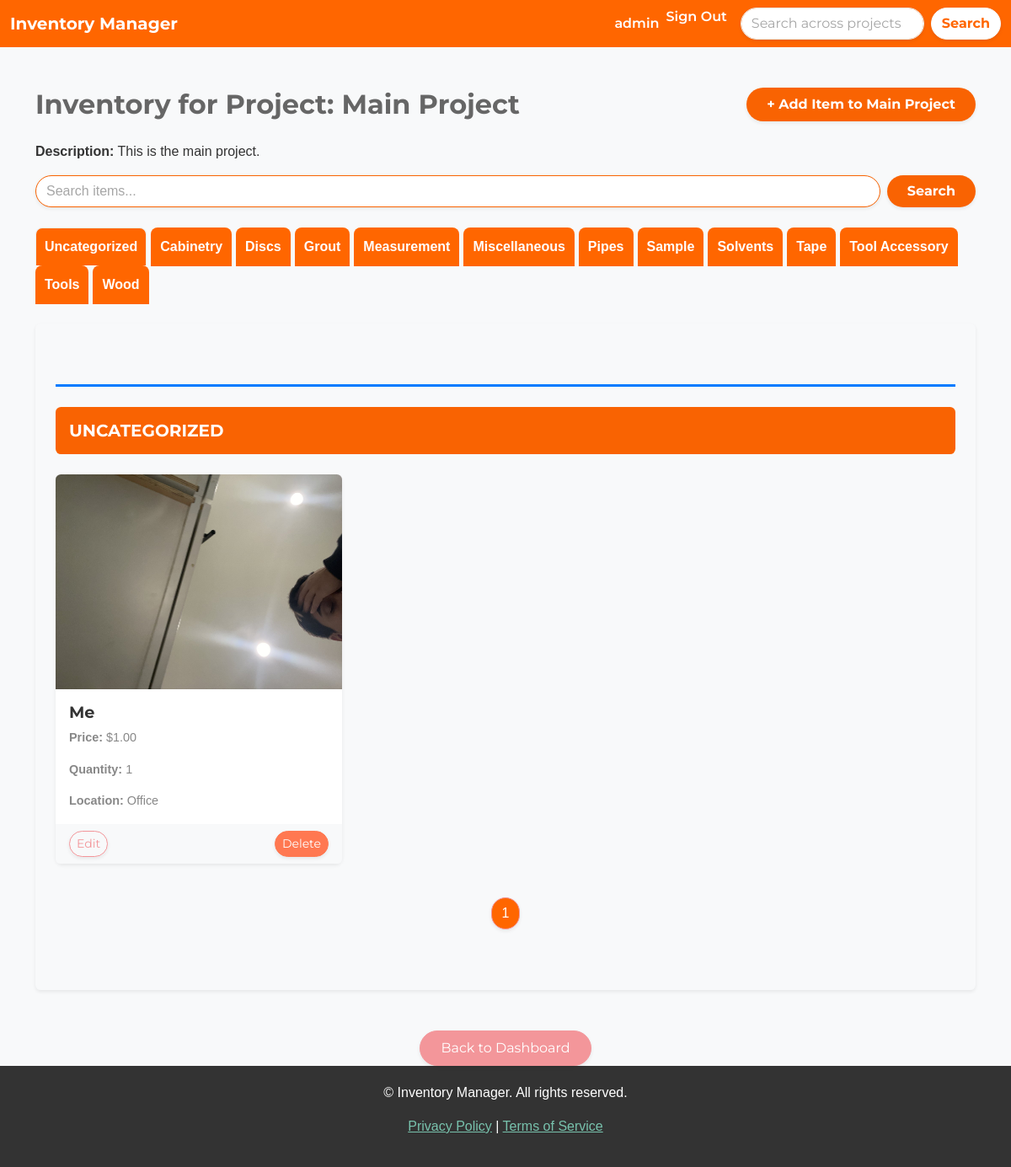
/project/7/inventory/ (signed in), run on the app's committed database.
### inventory/models.py (models this page shows, shortened)
class Project(models.Model):
	name = models.CharField(max_length=200)
	description = models.TextField(blank=True, null=True)
	user = models.ForeignKey(User, on_delete=models.CASCADE)
	date_created = models.DateTimeField(auto_now_add=True)

class Category(models.Model):
    name = models.CharField(max_length=200)
    class Meta:
        verbose_name_plural = 'categories'
        ordering = ['name']  # Ensure categories are listed in alphabetical order

class InventoryItem(models.Model):
    name = models.CharField(max_length=200)
    quantity = models.IntegerField()
    category = models.ForeignKey('Category', on_delete=models.SET_NULL, blank=True, null=True)
    price = models.DecimalField(max_digits=10, decimal_places=2, blank=True, null=True)
    date_created = models.DateTimeField(auto_now_add=True)
    user = models.ForeignKey(User, on_delete=models.CASCADE)
    project = models.ForeignKey(Project, on_delete=models.CASCADE, related_name="inventory_items", blank=False, null=False)
    image = models.ImageField(upload_to='inventory_images/', null=True, blank=True)
    location = models.ForeignKey('Location', on_delete=models.SET_NULL, blank=True, null=True)

class Location(models.Model):
    name = models.CharField(max_length=100)

### inventory/views.py (the view)
# urls.py: path('project/<int:project_id>/inventory/', ProjectInventoryView.as_view(), name='project_inventory'),  # Inventory page for each project
class ProjectInventoryView(LoginRequiredMixin, View):
    template_name = 'inventory/project_inventory.html'
    def get(self, request, project_id):
        project = get_object_or_404(Project, id=project_id)
        search_query = request.GET.get('search', '')
        items = InventoryItem.objects.filter(project=project)
        if search_query:
            items = items.filter(name__icontains=search_query)
        items = items.order_by('category__name', 'name')
        paginated_inventory = {}
        items_per_page = 9
        for item in items:
            category = item.category.name if item.category else 'Uncategorized'
            if category not in paginated_inventory:
                paginated_inventory[category] = []
            paginated_inventory[category].append(item)
        category_pages = {}
        active_category = request.GET.get('active_category', list(paginated_inventory.keys())[0])  # Default to first category
        for category, item_list in paginated_inventory.items():
            paginator = Paginator(item_list, items_per_page)
            page_number = request.GET.get(f'page_{category}', 1)
            category_pages[category] = paginator.get_page(page_number)
        return render(request, self.template_name, {
            'project': project,
            'grouped_inventory': category_pages,
            'active_category': active_category,
        })

### inventory/templates/inventory/project_inventory.html (shortened to what this page needs)
{% extends 'inventory/base.html' %}
{% load crispy_forms_tags %}
{% block content %}
    <div class="container mt-5">
        <div class="d-flex justify-content-between align-items-center mb-4">
            <h2 class="mb-0" style="color: var(--dark-grey); font-weight: bold;">Inventory for Project: {{ project.name }}</h2>
            <a href="{% url 'add-item-to-project' project.id %}" class="btn btn-primary rounded-pill px-4 py-2 shadow-sm">+ Add Item to {{ project.name }}</a>
        </div>
        <p><strong>Description:</strong> {{ project.description }}</p>
        <form method="GET" action="{% url 'project_inventory' project.id %}" class="mb-4 d-flex" style="gap: 8px;">
            <input type="text" name="search" placeholder="Search items..." value="{{ request.GET.search }}" class="form-control rounded-pill shadow-sm" style="border: 1px solid var(--primary-color);">
            <button type="submit" class="btn btn-primary rounded-pill shadow-sm px-4">Search</button>
        </form>
        <div class="category-tabs mb-4">
            <ul class="nav nav-tabs border-0" style="font-weight: bold;">
                {% for category, items in grouped_inventory.items %}
                    <li class="nav-item">
                        <a class="nav-link {% if category == active_category %}active{% endif %}"
                           data-bs-toggle="tab" href="#category_{{ forloop.counter }}"
                           onclick="setActiveCategory('{{ category }}')"
                           style="color: #FFFFFF; background-color: #FF6600; border-radius: 8px 8px 0 0; padding: 10px; margin-right: 5px; text-align: center;">
                            {{ category }}
                        </a>
                    </li>
                {% endfor %}
            </ul>
        </div>
        <div class="card shadow-sm p-4 mb-5 rounded" style="border: none; background-color: var(--light-grey);">
            <div class="tab-content">
                {% if grouped_inventory %}
                    {% for category, items in grouped_inventory.items %}
                        <div class="tab-pane fade {% if category == active_category %}show active{% endif %}" id="category_{{ forloop.counter }}">
                            <div class="category-section my-5">
                                <h5 class="category-title p-3 rounded" style="background-color: var(--primary-color); color: white; font-weight: bold;">
                                    {{ category }}
                                </h5>
                                <div class="row mt-4">
                                    {% for item in items %}
                                        <div class="col-md-4 col-sm-6 mb-4">
                                            <div class="card h-100 shadow-sm" style="border-radius: 8px;">
                                                {% if item.image %}
                                                    <img src="{{ item.image.url }}" class="card-img-top rounded-top" alt="{{ item.name }}">
                                                {% else %}
                                                    <img src="https://via.placeholder.com/150" class="card-img-top rounded-top" alt="Placeholder Image">
                                                {% endif %}
                                                <div class="card-body">
                                                    <h5 class="card-title" style="color: var(--secondary-color); font-weight: bold;">{{ item.name }}</h5>
                                                    <p class="card-text"><strong>Price:</strong> ${{ item.price }}</p>
                                                    <p class="card-text"><strong>Quantity:</strong> {{ item.quantity }}</p>
                                                    {% if item.location %}
                                                        <p class="card-text"><strong>Location:</strong> {{ item.location.name }}</p>
                                                    {% else %}
                                                        <p class="card-text"><strong>Location:</strong> Not specified</p>
                                                    {% endif %}
                                                </div>
                                                <div class="card-footer d-flex justify-content-between" style="background-color: var(--light-grey); border-top: none;">
                                                    <a href="{% url 'edit-item' item.id %}" class="btn btn-outline-secondary btn-sm rounded-pill shadow-sm">Edit</a>
                                                    <a href="{% url 'delete-item' item.id %}" class="btn btn-danger btn-sm rounded-pill shadow-sm">Delete</a>
                                                </div>
                                            </div>
                                        </div>
                                    {% endfor %}
                                </div>
                                <div class="pagination-controls mt-3">
                                    <nav aria-label="Page navigation">
                                        <ul class="pagination justify-content-center">
                                            {% for num in items.paginator.page_range %}
                                                <li class="page-item {% if items.number == num %}active{% endif %}">
                                                    <a class="page-link rounded-pill shadow-sm {% if items.number == num %}text-white{% else %}text-dark{% endif %}"
                                                       href="?page_{{ category }}={{ num }}&active_category={{ category }}"
                                                       style="{% if items.number == num %} background-color: #ff6600; color: white; {% else %} background-color: #f5f5f5; color: #444444; border: 1px solid #e0e0e0; {% endif %}">
                                                        {{ num }}
                                                    </a>
                                                </li>
                                            {% endfor %}
                                        </ul>
                                    </nav>
                                </div>
                            </div>
                        </div>
                    {% endfor %}
                {% else %}
                    <p style="color: var(--dark-grey);">No inventory items available for this project.</p>
                {% endif %}
            </div>
        </div>
        <div class="d-flex justify-content-center mt-4">
            <a href="{% url 'dashboard' %}" class="btn btn-secondary rounded-pill px-4 py-2 shadow-sm">Back to Dashboard</a>
        </div>
    </div>
{% endblock %}

### inventory/templates/inventory/navigation.html (shortened to what this page needs)
<nav class="navbar navbar-expand-lg" style="background-color: #FF6600;">
    <div class="container-fluid">
        <a class="navbar-brand text-white fw-bold" href="{% url 'dashboard' %}">Inventory Manager</a>
        <div class="collapse navbar-collapse justify-content-end" id="navbarNav">
            <ul class="navbar-nav">
                {% if user.is_authenticated %}
                    <li class="nav-item">
                        <a class="nav-link text-white fw-semibold" href="#">{{ user.username }}</a>
                    </li>
                    <li class="nav-item">
                        <form method="POST" action="{% url 'logout' %}" style="display:inline;">
                            <button type="submit" class="nav-link text-white fw-semibold" style="background:none; border:none; padding:0; color:inherit; cursor:pointer;">
                                Sign Out
                            </button>
                        </form>
                    </li>
                {% endif %}
            </ul>
            <form method="GET" action="{% url 'search_results' %}" class="d-flex ms-3">
                <input class="form-control me-2 rounded-pill shadow-sm" type="search" name="search" placeholder="Search across projects..." aria-label="Search" value="{{ request.GET.search }}">
                <button class="btn btn-light rounded-pill shadow-sm fw-bold" type="submit" style="background-color: #FFFFFF; color: #FF6600;">Search</button>
            </form>
        </div>
    </div>
</nav>

### inventory/static/css/style.css (style rules this page uses)
.category-section { border-top: 3px solid #007bff; padding-top: 1.5rem; margin-top: 2rem; }
.category-title { font-size: 1.25rem; text-transform: uppercase; font-weight: bold; background-color: #007bff; color: white; padding: 0.75rem 1rem; border-radius: 5px; }
:root { --primary-color: #f96302; --secondary-color: #333333; --light-grey: #f8f9fa; --dark-grey: #666666; --accent-color: #ffb732; }
body { font-family: Arial, sans-serif; color: var(--secondary-color); background-color: var(--light-grey); }
.navbar { background-color: var(--primary-color); color: white; }
.nav-link, .navbar-brand { color: white !important; font-weight: bold; }
h1, h2, h3, h4, h5, h6 { color: var(--dark-grey); font-weight: bold; }
.card { border: none; box-shadow: 0px 4px 8px rgba(0, 0, 0, 0.1); border-radius: 8px; }
.card-title { font-size: 1.2rem; color: var(--secondary-color); }
.card-body p { font-size: 0.9rem; }
.btn-primary { background-color: var(--primary-color); border: none; color: white; font-weight: bold; }
.form-control { border-radius: 20px; }

### data on the page
Project: name "Main Project", description "This is the main project."
Category: grouped_inventory "Cabinetry"
Category: grouped_inventory "Discs"
Category: grouped_inventory "Grout"
Category: grouped_inventory "Measurement"
Category: grouped_inventory "Miscellaneous"
Category: grouped_inventory "Pipes"
Category: grouped_inventory "Sample"
Category: grouped_inventory "Solvents"
Category: grouped_inventory "Tape"
Category: grouped_inventory "Tool Accessory"
Category: grouped_inventory "Tools"
Category: grouped_inventory "Wood"
InventoryItem: image (picture), name "Me", price "1.00", quantity "1", location.name "Office"

### other printed values
{{ user.username }} "admin"
{{ category }} "Uncategorized"
{{ category }} "UNCATEGORIZED"
{{ num }} "1"
